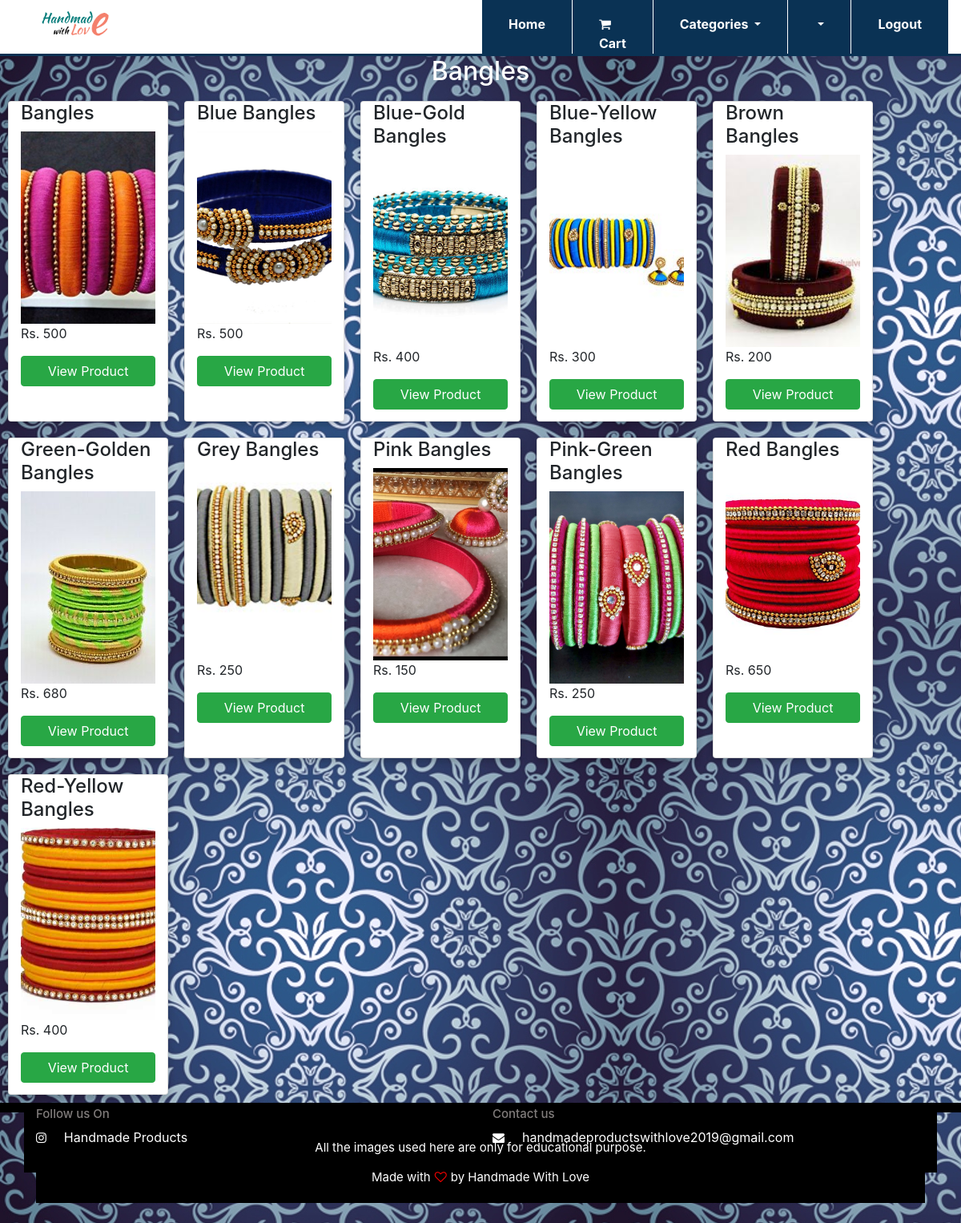
Screenshot of /bangles.php with the database file from the repository.
### tables this page shows
CREATE TABLE `products` (
  `p_id` int(20) NOT NULL,
  `p_name` varchar(30) NOT NULL,
  `p_amount` int(20) NOT NULL,
  `type` varchar(50) NOT NULL,
  `imagepath` varchar(100) NOT NULL,
  `description` varchar(500) NOT NULL
);

### bangles.php (the view, shortened to what this page needs)
<?php include 'userheader1.php';?>
<?php
$uid= $_SESSION['uid'];
require_once('connection.php');
$query="select * from products where type='Bangles'";
$result=mysqli_query($con,$query);
?>
<!DOCTYPE html>
<html>
<head>
	<link rel="stylesheet" href="./bootstrap/bootstrap.min.css">
	<link rel="stylesheet" type="text/css" href="products.css">
	<link rel="stylesheet" href="https://stackpath.bootstrapcdn.com/font-awesome/4.7.0/css/font-awesome.min.css">
</head>
<body style="background-image: url('./images/img4.jpg'); z-index: 2;">
<h2 class="text-center" style="color: #fff;">Bangles</h2>
	<div class="product" style="height: 100rem;height: auto;">
		<?php while($product=mysqli_fetch_assoc($result)): ?>
			<div class="card col-md-2">
				<h4><?= $product['p_name'];?></h4>
				<center><img class="card-image" src="<?= $product['imagepath'];?>" /></center>
				<p class="price">Rs. <?= $product['p_amount']; ?></p>
				<?php
				echo "<a href='displaydetails.php?uid=$uid&id=$product[p_id]'><button type='button' style='width:100%;' class='btn btn-success' name='viewproduct' id='viewproduct'>View Product</button></a>" ?>
			</div>
		<?php endwhile; ?>
	</div>
	<div class="footer1" style="position: relative; bottom: 0">
		<?php include 'footer.php';?>
</body>
</html>

### userheader1.php (shortened to what this page needs)
<!DOCTYPE html>
<html>
<head>
	<link rel="stylesheet" href="./bootstrap/bootstrap.min.css">
	<link rel="stylesheet" href="https://stackpath.bootstrapcdn.com/font-awesome/4.7.0/css/font-awesome.min.css">
</head>
<body>
	<nav class="navbar navbar-expand-lg sticky-top">
		<div class="container" style="margin: 0px;">
			<a class="navbar-brand" href="products.php"><img src="./images/Handmadewithlove.png" alt="Handmadewithlove" class="logo"></a>
		</div>
		<div class="collapse navbar-collapse" id="navbarSupportedContent">
			<ul class="navbar-nav ml-auto">
				<li class="nav-item">
					<a class="nav-link" href="products.php">Home</a>
				</li>
				<li class="nav-item">
					<a class="nav-link" href="cart.php?uid=$uid"><i class="fa fa-shopping-cart"></i>Cart</a>
				</li>
				<li class="nav-item dropdown">
					<a class="nav-link dropdown-toggle" href="#" id="navbarDropdown" role="button" data-toggle="dropdown" aria-haspopup="true" aria-expanded="false">
						Categories
					</a>
				</li>
				<li class="nav-item dropdown">
					<a class="nav-link dropdown-toggle" href="#" id="navbarDropdown" role="button" data-toggle="dropdown" aria-haspopup="true" aria-expanded="false">
					</a>
				</li>
				<li class="nav-item">
					<a class="nav-link" href="index.php?logout">Logout</a>
				</li>
			</ul>
		</div>
	</nav>
</body>
</html>

### footer.php (shortened to what this page needs)
<!DOCTYPE html>
<html>
<head>
	<link rel="stylesheet" href="./bootstrap/bootstrap.min.css">
	<link rel="stylesheet" href="https://stackpath.bootstrapcdn.com/font-awesome/4.7.0/css/font-awesome.min.css">
</head>
<body>
	<section class="footer" style="background:#000 !important;">
		<div class="container" style="background: #000;">
			<div class="row">
				<div class="col-md-6">
					<h1>Follow us On</h1>
					<a href="https://instagram.com/handmade_products2019?igshid=1w8elan5me94c" target="_blank">
						<i class="fa fa-instagram"></i>Handmade Products
					</a>
				</div>
				<div class="col-md-6">
					<h1>Contact us</h1>
					<a href="https://www.gmail.com" target="_blank">
						<i class="fa fa-envelope"></i>handmadeproductswithlove2019@gmail.com
					</a>
				</div>
			</div>
			<p class="copyright" style="text-align: center;">Made with<i class="fa fa-heart-o"></i>by Handmade With Love</p>
			<p class="copyright" style="text-align: center;">All the images used here are only for educational purpose.</p>
			</div>
		</div>
</body>
</html>

### products.css (style rules this page uses)
.card { box-shadow: 0 4px 8px 0 rgba(0,0,0,0.2); transition: 0.3s; height:50vh; margin: 10px; z-index: 1; float: left; }
.footer1 { position: relative; margin-top: -180px; clear: both; height: 150px; }
.card-image { height: 30vh; width: 40vw; width: 100%; display: block; object-fit: cover; }
.footer1 { position: sticky; bottom: 0; margin-top: -180px; clear: both; height: 150px; }
.product { margin-bottom: 120px; }

### userheader1.php (style rules this page uses)
.navbar { background: #fff; margin: 0px 0px 0px 0px; border-bottom: 3px solid #0a3254; padding: 8px 8px; height: 70px; }
.navbar-brand { float: left; }
.nav-item { float: right; margin-right: 0px; }
.logo { height: 40px; margin: 5px 10px; }
.nav-link { font-size: 16px; font-weight: bold; color: #fff; text-decoration: none; }
#navbarSupportedContent ul li { border-left: 1px solid #fff; list-style-type: none; padding: 10px 25px; background-color: #0a3254; cursor: pointer; height: 67px; margin: 0px; }

### footer.php (style rules this page uses)
.footer a { color: #fff !important; }
.footer h1 { font-size: 15px; color: #807C7B; }
.footer p { font-size: 15px; color: #fff !important; }
.fa-instagram { margin-right: 2px; }
.fa-envelope { margin-right: 2px; }
.fa-heart-o { color: red; font-size: 15px; margin-right: 5px; margin-left: 5px; }
.footer .row .fa { padding-right: 20px; font-size: 15px; }

### rows the page displays
products: p_name "Bangles", imagepath (picture), p_amount "500"
products: p_name "Blue Bangles", imagepath (picture), p_amount "500"
products: p_name "Blue-Gold Bangles", imagepath (picture), p_amount "400"
products: p_name "Blue-Yellow Bangles", imagepath (picture), p_amount "300"
products: p_name "Brown Bangles", imagepath (picture), p_amount "200"
products: p_name "Green-Golden Bangles", imagepath (picture), p_amount "680"
products: p_name "Grey Bangles", imagepath (picture), p_amount "250"
products: p_name "Pink Bangles", imagepath (picture), p_amount "150"
products: p_name "Pink-Green Bangles", imagepath (picture), p_amount "250"
products: p_name "Red Bangles", imagepath (picture), p_amount "650"
products: p_name "Red-Yellow Bangles", imagepath (picture), p_amount "400"
